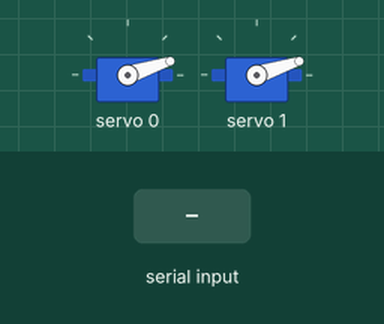
A sketch run on a simulated Arduino Uno, built with avr-gcc and run on an emulated ATmega328P. On the bench: 2 × servo. Inputs (shaded band) come from the test bench. What the sketch prints to the serial monitor is not drawn.

Above: at 1.2 s.
1.3 s: "90,45\n" received over Serial
At 2.55 s:
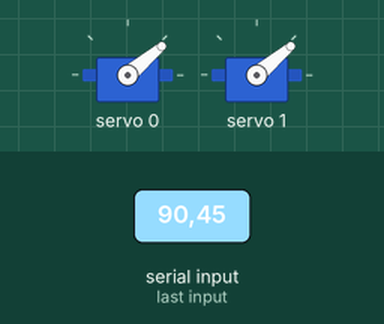
At 7.2 s:
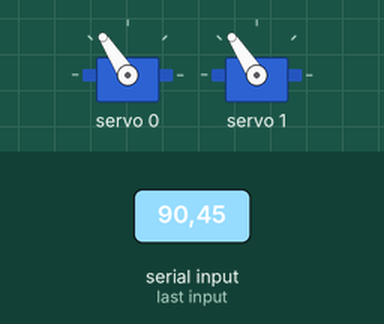
7.3 s: "200\n" received over Serial
Timing chart, 0 to 10.3 s (numbered marks = the images above; inputs shaded):
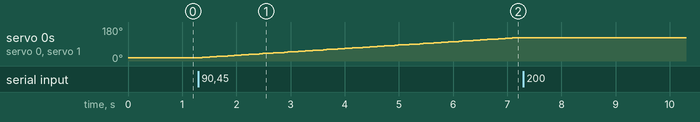

The sketch:

codingservoarm.ino
```cpp
#include <Wire.h>
#include <Adafruit_PWMServoDriver.h>

Adafruit_PWMServoDriver pwm = Adafruit_PWMServoDriver();

// Servo pulse limits (tune for your specific servos)
#define SERVOMIN  150  // 0 degrees
#define SERVOMAX  600  // 180 degrees

float currentAngle = 0;  // Start at 90 degrees
float targetAngle = 0;

int angleToPulse(float angle) {
  return map((int)angle, 0, 180, SERVOMIN, SERVOMAX);
}

void setup() {
  Serial.begin(9600);
  Serial.println("Type an angle (0–180) and press Enter:");

  pwm.begin();
  pwm.setPWMFreq(50);
  delay(10);

  // Initialize both servos to center position
  int pulse = angleToPulse(currentAngle);
  pwm.setPWM(0, 0, pulse);
  pwm.setPWM(1, 0, pulse);
}

void loop() {
  if (Serial.available()) {
    int angle = Serial.parseInt();

    if (angle >= 0 && angle <= 180) {
      targetAngle = angle;
      Serial.print("Slowly moving servos to ");
      Serial.print(targetAngle);
      Serial.println(" degrees...");

      // Smoothly step toward target angle
      float step = 0.10;     // smaller = smoother and slower
      int delayTime = 5;   // larger = slower (try 50 or 70 for extra slow)

      if (targetAngle > currentAngle) {
        for (float pos = currentAngle; pos <= targetAngle; pos += step) {
          int pulse = angleToPulse(pos);
          pwm.setPWM(0, 0, pulse);
          pwm.setPWM(1, 0, pulse);
          delay(delayTime);
        }
      } else {
        for (float pos = currentAngle; pos >= targetAngle; pos -= step) {
          int pulse = angleToPulse(pos);
          pwm.setPWM(0, 0, pulse);
          pwm.setPWM(1, 0, pulse);
          delay(delayTime);
        }
      }

      currentAngle = targetAngle;
      Serial.println("Done!");
    } else {
      Serial.println("Please enter an angle between 0 and 180.");
    }

    // Clear serial buffer
    while (Serial.available()) Serial.read();
  }
}
```

Measured:
- after the input at 1.3 s, servo 0, servo 1: moves from 18° to 123° over 5.8 s, starting after 0.07 s
- after the input at 7.3 s, every drawn part: stays the same
